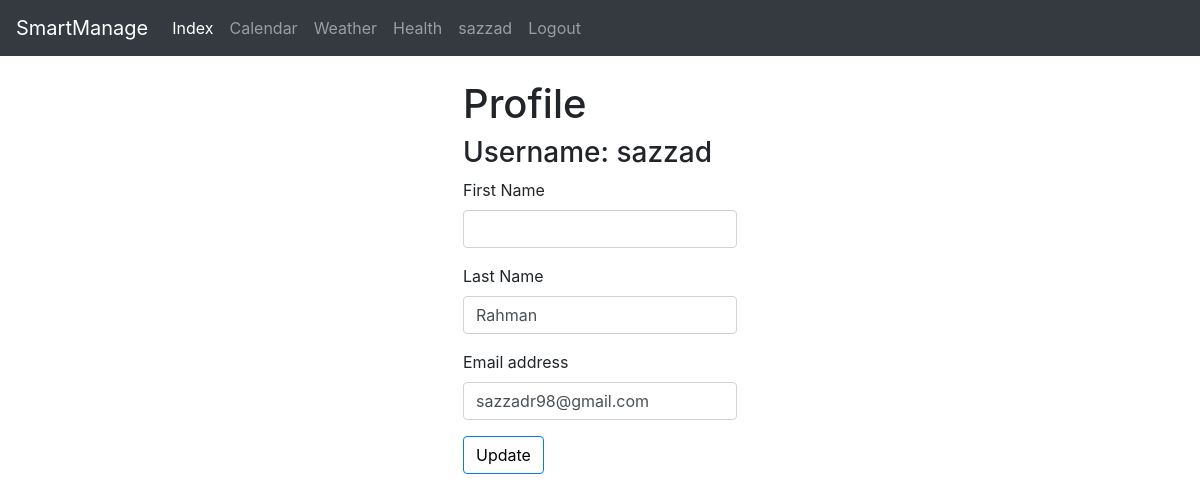
The page /profile/ (signed in) on the database its author committed.
### manCal/models.py (models this page shows)
class CustomUser(AbstractUser):
    email = models.EmailField()

### manCal/views.py (the view, shortened to what this page needs)
# urls.py: path('profile/', views.profileView, name='profile'),
@login_required
def profileView(request):
    context = {
    }
    return render(request, "profile.html", context)

### manCal/templates/profile.html (shortened to what this page needs)
{% extends "base.html" %}
{% load static %}
{% block content %}
<div class="d-flex justify-content-center p-4 bd-highlight ">
    <form method= 'POST' action= {% url 'manCal:profile' %} >
    <h1>Profile</h1>
    <h3>Username: {{user.username}}</h3>
        <div class="form-group ">
            <label for="exampleInputEmail1">First Name</label>
            <input type="text" class="form-control" name="first_name" value={{user.first_name}} >
        </div>
        <div class="form-group">
            <label for="exampleInputEmail1">Last Name</label>
            <input type="text" class="form-control" name = "last_name" value={{user.last_name}}>
        </div>
        <div class="form-group">
            <label for="exampleInputEmail1">Email address</label>
            <input type="email" class="form-control" name= "email" value= {{user.email}} >
        </div>
        <button type="submit" class="btn btn-primary">Update</button>
    </form>
</div>
{% endblock content %}

### manCal/templates/base.html (shortened to what this page needs)
{% load static %}
<!DOCTYPE html>
<html lang="en">
    <head>
        <link rel="stylesheet" href="https://maxcdn.bootstrapcdn.com/bootstrap/4.0.0/css/bootstrap.min.css">
        <link rel="stylesheet" href="https://use.fontawesome.com/releases/v5.0.10/css/all.css">
        <link rel="stylesheet" type="text/css" href="{% static 'css/style.css' %}">
    </head>
    <body>
        <nav class="navbar navbar-expand-lg navbar-dark bg-dark">
        <a class="navbar-brand" href="{% url 'manCal:index' %}">SmartManage</a>
        <div class="collapse navbar-collapse" id="navbarNav">
            <ul class="navbar-nav">
            {% if user.is_authenticated %}
                <li class="nav-item active">
                    <a class="nav-link" href="{% url 'manCal:index' %}">Index</a>
                </li>
                <li class="nav-item">
                    <a class="nav-link" href="{% url 'manCal:calendar' %}">Calendar</a>
                </li>
                <li class="nav-item">
                    <a class="nav-link" href="{% url 'manCal:weather' %}">Weather</a>
                </li>
                <li class="nav-item">
                    <a class="nav-link" href="{% url 'manCal:health' %}">Health</a>
                </li>
                <li class="nav-item">
                    <a class="nav-link" href="{% url 'manCal:profile' %}">{{user}}</a>
                </li>
                <li class="nav-item">
                    <a class="nav-link" href="{% url 'logout' %}">Logout</a>
                </li>
            {% endif %}
            </ul>
        </div>
        </nav>
        {% block content %}
        {% endblock content %}
    </body>
</html>

### manCal/static/css/style.css (style rules this page uses)
ul, li { list-style-type: none; }
ul { height: 100%; padding: 0px 5px 0px 0px; }
a { color: #17a2b8; }
.btn { outline: none; color: black; background-color: transparent; box-shadow: 0 0 0 0; }

### rows shown on the page
CustomUser: username "sazzad", last_name "Rahman", email "sazzadr98@gmail.com"
